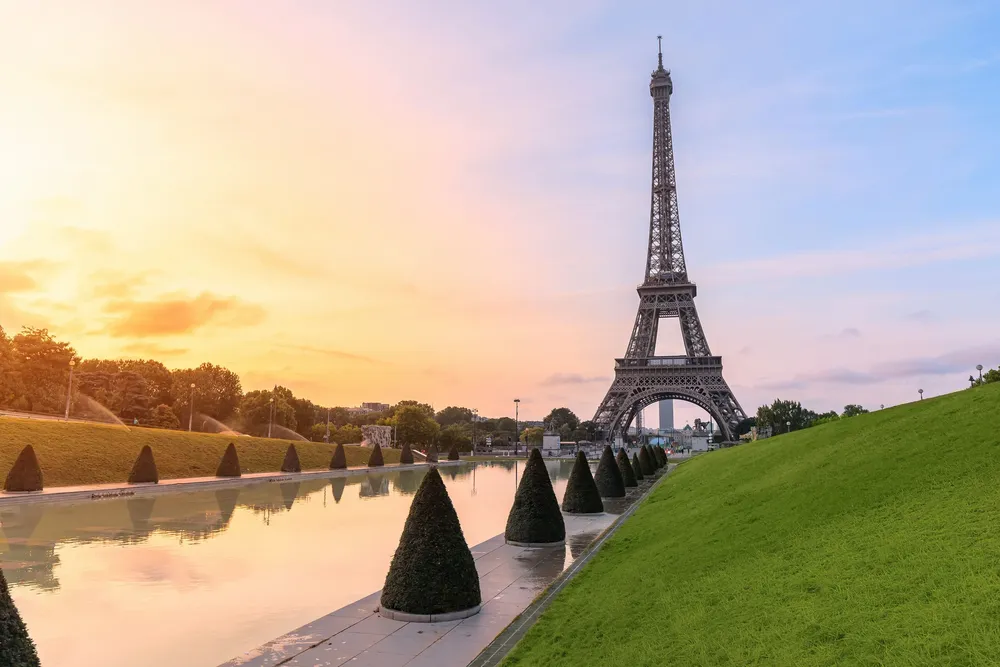
#> input picture Paris.webp, 1000 x 667 px, shrunk from 3840 x 2560 before the run
$ jupyter execute ImageRender.ipynb
#> lines starting #> are read from the running program, lines starting #| are printed output that depends on the picture
[cell 1]
import os
from PIL import Image
# Load an image
img = Image.open('Paris.webp')
#> img is the input picture: PIL image 1000x667 RGB; mean R, G, B 184.6, 171.6, 150.3
# Display the image
img.show()

[cell 2]
import cv2
import numpy as np
import matplotlib.pyplot as plt

plt.imshow(np.array(img))


# Convert the image to grayscale
img_gray = img.convert('L')
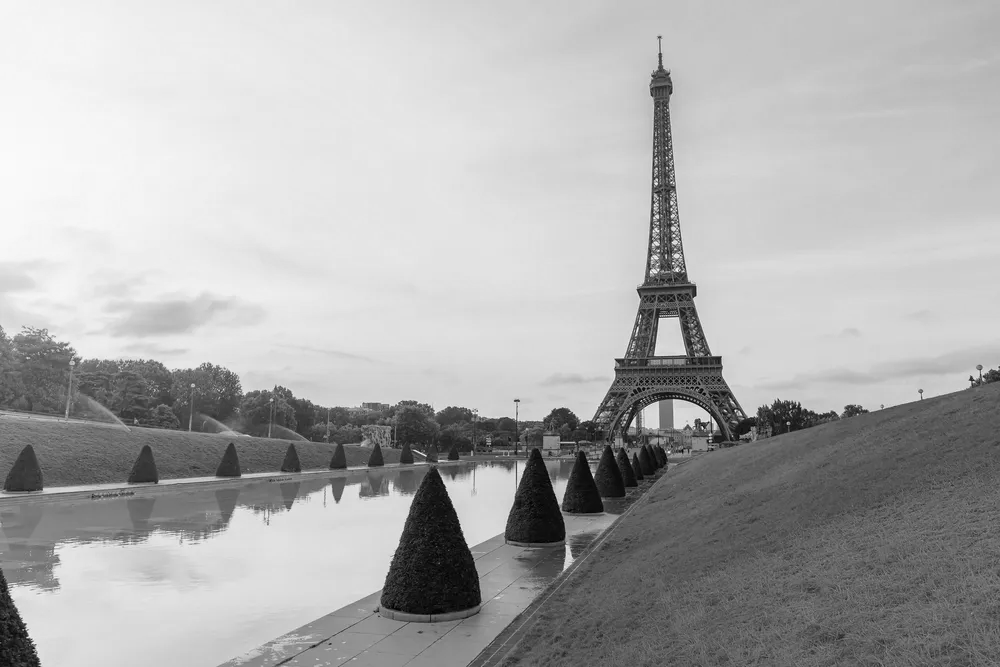
#> img_gray: PIL image 1000x667 L; min 0, max 255, mean 173.1
# Display the image
img_gray.show()

plt.imshow(np.array(img_gray), cmap='gray')

# Convert the image to a numpy array
img_array = np.array(img)
# Display the shape of the image
print('Image shape:', img_array.shape)
#| Image shape: (667, 1000, 3)
# Display the image
plt.imshow(img_array)
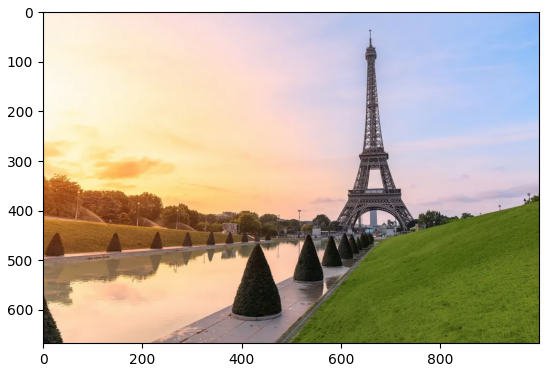
#> figure drawn by matplotlib, 1 panel

[cell 3]
# Extract the RGB channels
r, g, b = cv2.split(img_array)
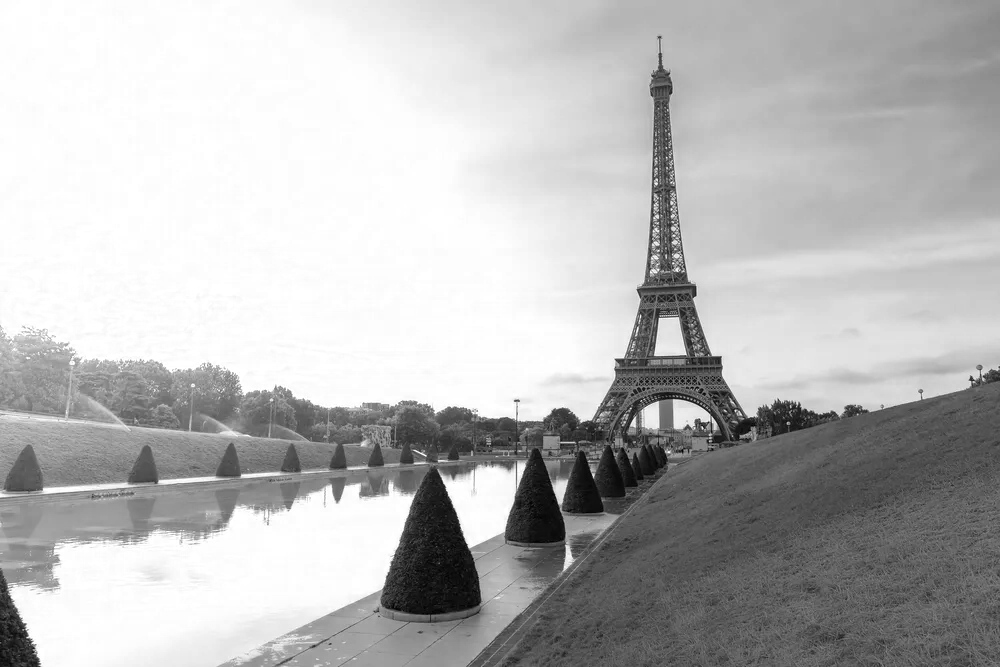
#> r: shape (667, 1000); min 0, max 255, mean 184.6
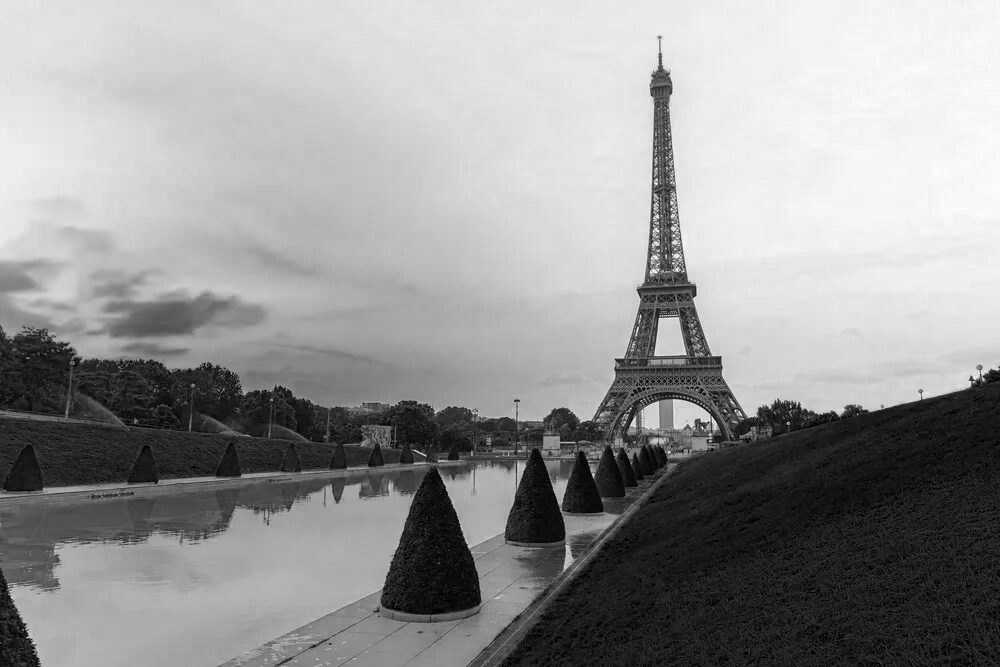
#> b: shape (667, 1000); min 0, max 255, mean 150.3

# Red channel
plt.figure(figsize=(10, 3))
plt.imshow(r, cmap='Reds')
plt.title('Red Channel')
plt.axis('off')

# Green channel
plt.figure(figsize=(10, 3))
plt.imshow(g, cmap='Greens')
plt.title('Green Channel')
plt.axis('off')

# Blue channel
plt.figure(figsize=(10, 3))
plt.imshow(b, cmap='Blues')
plt.title('Blue Channel')
plt.axis('off')

# Grayscale image
plt.figure(figsize=(10, 3))
plt.imshow(img_gray, cmap='gray')
plt.title('Grayscale Image')
plt.axis('off')

plt.show()
